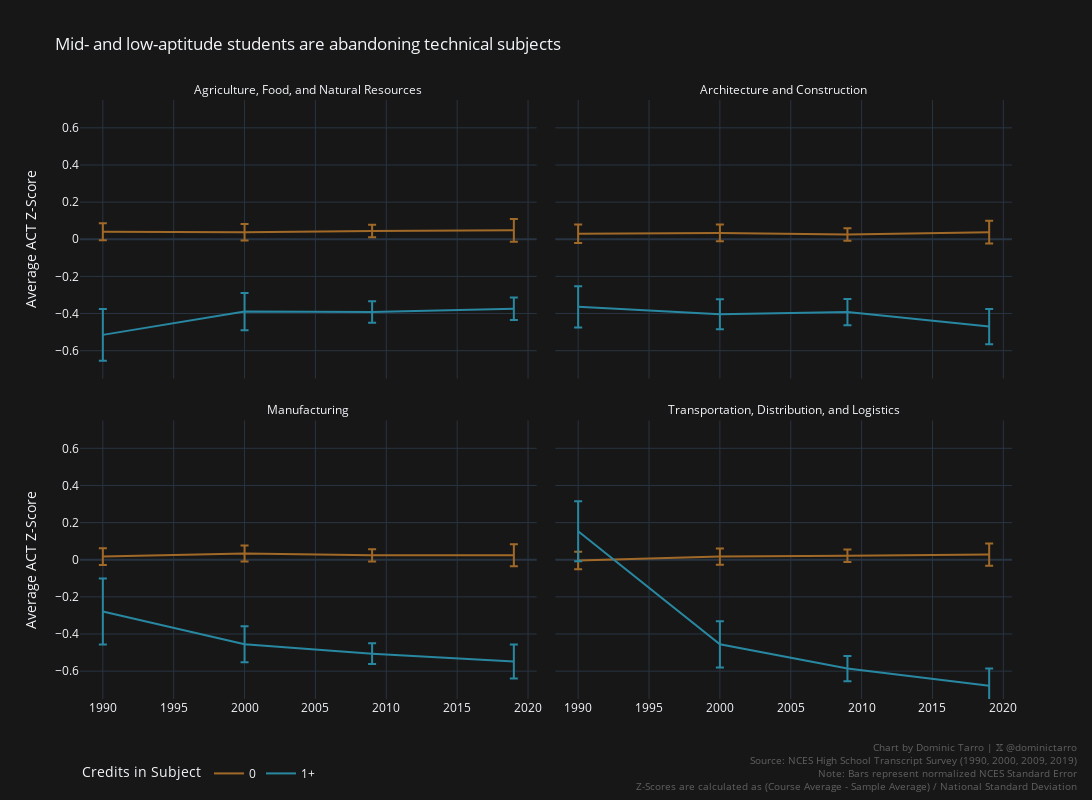

Notebook code for this chart:
### Code cell
_df = pl.concat(
    [
        acoc1.with_columns(Course=pl.lit("Architecture and Construction")).select(
            "Year",
            "Course",
            "Course Credits",
            "Measure",
            "Average",
            "Standard Error (Average)",
        ),
        acoc3.with_columns(Course=pl.lit("Architecture and Construction")).select(
            "Year",
            "Course",
            "Course Credits",
            "Measure",
            "Average",
            "Standard Error (Average)",
        ),
        anrc1.with_columns(Course=pl.lit("Agriculture, Food, and Natural Resources")).select(
            "Year",
            "Course",
            "Course Credits",
            "Measure",
            "Average",
            "Standard Error (Average)",
        ),
        anrc3.with_columns(Course=pl.lit("Agriculture, Food, and Natural Resources")).select(
            "Year",
            "Course",
            "Course Credits",
            "Measure",
            "Average",
            "Standard Error (Average)",
        ),
        mfgc1.with_columns(Course=pl.lit("Manufacturing")).select(
            "Year",
            "Course",
            "Course Credits",
            "Measure",
            "Average",
            "Standard Error (Average)",
        ),
        mfgc3.with_columns(Course=pl.lit("Manufacturing")).select(
            "Year",
            "Course",
            "Course Credits",
            "Measure",
            "Average",
            "Standard Error (Average)",
        ),
        tdlc1.with_columns(Course=pl.lit("Transportation, Distribution, and Logistics")).select(
            "Year",
            "Course",
            "Course Credits",
            "Measure",
            "Average",
            "Standard Error (Average)",
        ),
        tdlc3.with_columns(Course=pl.lit("Transportation, Distribution, and Logistics")).select(
            "Year",
            "Course",
            "Course Credits",
            "Measure",
            "Average",
            "Standard Error (Average)",
        ),
    ]
).filter(
    # I'm tired of searching for adjusted means and standard deviations. Getting rid of SAT because conversions have made YoY comparisons dogshit
    pl.col("Measure") == "ACT Composite",
    # 3+/<3 is too sparse to be useful
    pl.col("Course Credits").is_in(["0", "1+"]),
).join(
    total.select("Year", "Measure", "Average", "Standard Error (Average)", "Standard Deviation"),
    on=["Year", "Measure"],
    suffix="_national",
).with_columns(
    ((pl.col("Average") - pl.col("Average_national")) / pl.col("Standard Deviation")).alias("Z-Score"),
    (pl.col("Standard Error (Average)") / pl.col("Standard Deviation")).alias("Standard Error (Z-Score)"),
)
px.line(
    _df.sort(
        "Year",
        "Course Credits",
        "Course",
        "Measure",
    ),
    x="Year",
    y="Z-Score",
    error_y="Standard Error (Z-Score)",
    color="Course Credits",
    color_discrete_map={
        "0": px.colors.diverging.Earth[0],
        "1+": px.colors.diverging.Earth[-1],
    },
    # color_discrete_sequence=px.colors.diverging.Fall_r[-1:] + px.colors.diverging.Fall_r[:1:2],
    facet_col="Course",
    facet_col_wrap=2,
    template="plotly_dark",
    title="Mid- and low-aptitude students are abandoning technical subjects",
    width=1200,
    height=800,
    range_y=[-.75, 0.75],
).for_each_annotation(lambda a: a.update(
        text=a.text.split("=")[-1],  # Remove "day=" from the label
    )
).for_each_xaxis(
    lambda a: a.update(title=None)
).for_each_yaxis(
    lambda a: a.update(title="Average ACT Z-Score"),
    col=1,
).update_layout(
    legend_orientation="h",
    legend_title_text="Credits in Subject",
    plot_bgcolor="#171717",
    paper_bgcolor="#171717",
).add_annotation(
    x=1.072,
    y=-0.16,
    xref="paper",
    yref="paper",
    text="<br>".join(
        (
            "Chart by Dominic Tarro | 𝕏 @dominictarro",
            "Source: NCES High School Transcript Survey (1990, 2000, 2009, 2019)",
            "Note: Bars represent normalized NCES Standard Error",
            "Z-Scores are calculated as (Course Average - Sample Average) / National Standard Deviation",
        )
    ),
    align="right",
    showarrow=False,
    font=dict(
        size=10,
        color="grey"
    ),
    opacity=0.7
).show()
_df

### Figure 1 — Plotly figure (JSON) as saved in the notebook; plotly's stock layout.template omitted (floating-point values rounded to 4 significant figures)
{"data": [{"error_y": {"array": [0.04596, 0.04447, 0.03373, 0.0618]}, "hovertemplate": "Course Credits=0<br>Course=Agriculture, Food, and Natural Resources<br>Year=%{x}<br>Z-Score=%{y}<extra></extra>", "legendgroup": "0", "line": {"color": "rgb(161, 105, 40)", "dash": "solid"}, "marker": {"symbol": "circle"}, "mode": "lines", "name": "0", "orientation": "v", "showlegend": true, "type": "scatter", "x": [1990, 2000, 2009, 2019], "xaxis": "x3", "y": [0.04043, 0.0383, 0.0451, 0.048], "yaxis": "y3"}, {"error_y": {"array": [0.04936, 0.04489, 0.03392, 0.0614]}, "hovertemplate": "Course Credits=0<br>Course=Architecture and Construction<br>Year=%{x}<br>Z-Score=%{y}<extra></extra>", "legendgroup": "0", "line": {"color": "rgb(161, 105, 40)", "dash": "solid"}, "marker": {"symbol": "circle"}, "mode": "lines", "name": "0", "orientation": "v", "showlegend": false, "type": "scatter", "x": [1990, 2000, 2009, 2019], "xaxis": "x4", "y": [0.02979, 0.03404, 0.02549, 0.038], "yaxis": "y4"}, {"error_y": {"array": [0.04532, 0.04319, 0.03314, 0.0592]}, "hovertemplate": "Course Credits=0<br>Course=Manufacturing<br>Year=%{x}<br>Z-Score=%{y}<extra></extra>", "legendgroup": "0", "line": {"color": "rgb(161, 105, 40)", "dash": "solid"}, "marker": {"symbol": "circle"}, "mode": "lines", "name": "0", "orientation": "v", "showlegend": false, "type": "scatter", "x": [1990, 2000, 2009, 2019], "xaxis": "x", "y": [0.01702, 0.03404, 0.02353, 0.024], "yaxis": "y"}, {"error_y": {"array": [0.04681, 0.04383, 0.03392, 0.0598]}, "hovertemplate": "Course Credits=0<br>Course=Transportation, Distribution, and Logistics<br>Year=%{x}<br>Z-Score=%{y}<extra></extra>", "legendgroup": "0", "line": {"color": "rgb(161, 105, 40)", "dash": "solid"}, "marker": {"symbol": "circle"}, "mode": "lines", "name": "0", "orientation": "v", "showlegend": false, "type": "scatter", "x": [1990, 2000, 2009, 2019], "xaxis": "x2", "y": [-0.004255, 0.01702, 0.02157, 0.028], "yaxis": "y2"}, {"error_y": {"array": [0.1394, 0.1004, 0.05804, 0.0606]}, "hovertemplate": "Course Credits=1+<br>Course=Agriculture, Food, and Natural Resources<br>Year=%{x}<br>Z-Score=%{y}<extra></extra>", "legendgroup": "1+", "line": {"color": "rgb(40, 135, 161)", "dash": "solid"}, "marker": {"symbol": "circle"}, "mode": "lines", "name": "1+", "orientation": "v", "showlegend": true, "type": "scatter", "x": [1990, 2000, 2009, 2019], "xaxis": "x3", "y": [-0.5149, -0.3894, -0.3922, -0.374], "yaxis": "y3"}, {"error_y": {"array": [0.1113, 0.08064, 0.07078, 0.0948]}, "hovertemplate": "Course Credits=1+<br>Course=Architecture and Construction<br>Year=%{x}<br>Z-Score=%{y}<extra></extra>", "legendgroup": "1+", "line": {"color": "rgb(40, 135, 161)", "dash": "solid"}, "marker": {"symbol": "circle"}, "mode": "lines", "name": "1+", "orientation": "v", "showlegend": false, "type": "scatter", "x": [1990, 2000, 2009, 2019], "xaxis": "x4", "y": [-0.3638, -0.4043, -0.3922, -0.47], "yaxis": "y4"}, {"error_y": {"array": [0.1777, 0.09681, 0.05549, 0.091]}, "hovertemplate": "Course Credits=1+<br>Course=Manufacturing<br>Year=%{x}<br>Z-Score=%{y}<extra></extra>", "legendgroup": "1+", "line": {"color": "rgb(40, 135, 161)", "dash": "solid"}, "marker": {"symbol": "circle"}, "mode": "lines", "name": "1+", "orientation": "v", "showlegend": false, "type": "scatter", "x": [1990, 2000, 2009, 2019], "xaxis": "x", "y": [-0.2787, -0.4553, -0.5059, -0.548], "yaxis": "y"}, {"error_y": {"array": [0.1613, 0.1245, 0.06765, 0.0928]}, "hovertemplate": "Course Credits=1+<br>Course=Transportation, Distribution, and Logistics<br>Year=%{x}<br>Z-Score=%{y}<extra></extra>", "legendgroup": "1+", "line": {"color": "rgb(40, 135, 161)", "dash": "solid"}, "marker": {"symbol": "circle"}, "mode": "lines", "name": "1+", "orientation": "v", "showlegend": false, "type": "scatter", "x": [1990, 2000, 2009, 2019], "xaxis": "x2", "y": [0.1532, -0.4553, -0.5863, -0.678], "yaxis": "y2"}], "layout": {"annotations": [{"showarrow": false, "text": "Manufacturing", "x": 0.245, "xanchor": "center", "xref": "paper", "y": 0.465, "yanchor": "bottom", "yref": "paper"}, {"showarrow": false, "text": "Transportation, Distribution, and Logistics", "x": 0.755, "xanchor": "center", "xref": "paper", "y": 0.465, "yanchor": "bottom", "yref": "paper"}, {"showarrow": false, "text": "Agriculture, Food, and Natural Resources", "x": 0.245, "xanchor": "center", "xref": "paper", "y": 1.0, "yanchor": "bottom", "yref": "paper"}, {"showarrow": false, "text": "Architecture and Construction", "x": 0.755, "xanchor": "center", "xref": "paper", "y": 1.0, "yanchor": "bottom", "yref": "paper"}, {"align": "right", "font": {"color": "grey", "size": 10}, "opacity": 0.7, "showarrow": false, "text": "Chart by Dominic Tarro | 𝕏 @dominictarro<br>Source: NCES High School Transcript Survey (1990, 2000, 2009, 2019)<br>Note: Bars represent normalized NCES Standard Error<br>Z-Scores are calculated as (Course Average - Sample Average) / National Standard Deviation", "x": 1.072, "xref": "paper", "y": -0.16, "yref": "paper"}], "height": 800, "legend": {"orientation": "h", "title": {"text": "Credits in Subject"}, "tracegroupgap": 0}, "paper_bgcolor": "#171717", "plot_bgcolor": "#171717", "title": {"text": "Mid- and low-aptitude students are abandoning technical subjects"}, "width": 1200, "xaxis": {"anchor": "y", "domain": [0, 0.49], "title": {}}, "xaxis2": {"anchor": "y2", "domain": [0.51, 1], "matches": "x", "title": {}}, "xaxis3": {"anchor": "y3", "domain": [0, 0.49], "matches": "x", "showticklabels": false, "title": {}}, "xaxis4": {"anchor": "y4", "domain": [0.51, 1], "matches": "x", "showticklabels": false, "title": {}}, "yaxis": {"anchor": "x", "domain": [0, 0.465], "range": [-0.75, 0.75], "title": {"text": "Average ACT Z-Score"}}, "yaxis2": {"anchor": "x2", "domain": [0, 0.465], "matches": "y", "showticklabels": false}, "yaxis3": {"anchor": "x3", "domain": [0.535, 1.0], "matches": "y", "range": [-0.75, 0.75], "title": {"text": "Average ACT Z-Score"}}, "yaxis4": {"anchor": "x4", "domain": [0.535, 1.0], "matches": "y", "showticklabels": false}}}
